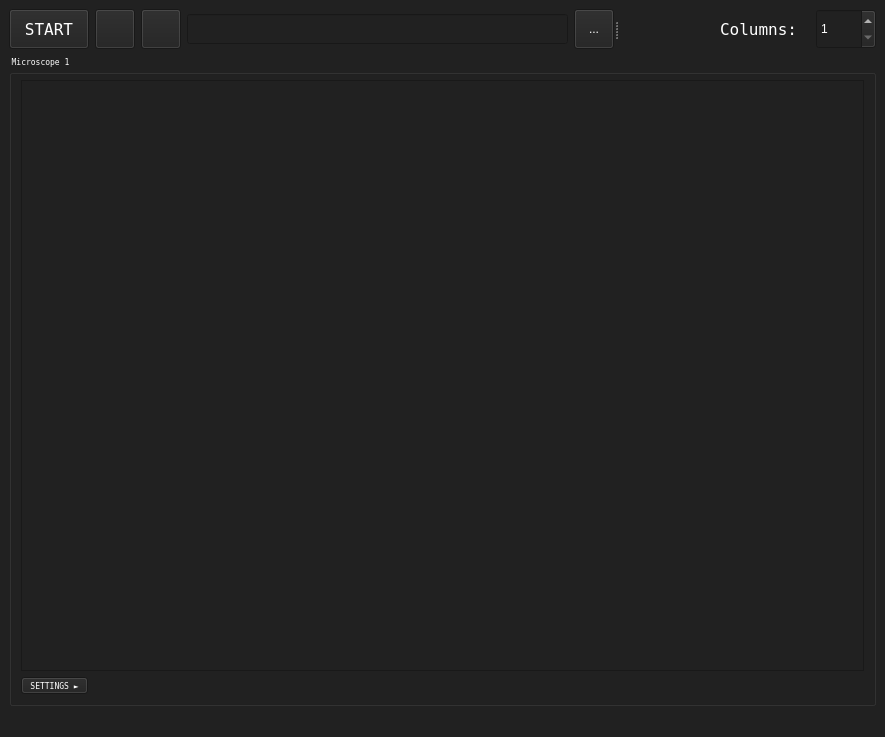
<?xml version="1.0" encoding="UTF-8"?>
<ui version="4.0">
 <class>MainWindow</class>
 <widget class="QMainWindow" name="MainWindow">
  <property name="geometry">
   <rect>
    <x>0</x>
    <y>0</y>
    <width>885</width>
    <height>737</height>
   </rect>
  </property>
  <property name="windowTitle">
   <string>Parallax</string>
  </property>
  <property name="windowIcon">
   <iconset>
    <normaloff>../img/sextant.png</normaloff>../img/sextant.png</iconset>
  </property>
  <property name="styleSheet">
   <string notr="true">QWidget{
background-color: rgb(33,33,33);
color: #FFFFFF;
}</string>
  </property>
  <widget class="QWidget" name="centralwidget">
   <layout class="QGridLayout" name="gridLayout">
    <item row="1" column="0">
     <widget class="QGroupBox" name="microscopeGrp1">
      <property name="font">
       <font>
        <family>Terminal</family>
        <pointsize>6</pointsize>
       </font>
      </property>
      <property name="title">
       <string>Microscope 1</string>
      </property>
      <layout class="QVBoxLayout" name="verticalLayout">
       <item>
        <widget class="QGraphicsView" name="graphicsView"/>
       </item>
       <item>
        <widget class="QToolButton" name="settingButton">
         <property name="font">
          <font>
           <family>Terminal</family>
           <pointsize>6</pointsize>
          </font>
         </property>
         <property name="text">
          <string>SETTINGS ►</string>
         </property>
        </widget>
       </item>
      </layout>
     </widget>
    </item>
    <item row="0" column="0">
     <widget class="QSplitter" name="splitter">
      <property name="orientation">
       <enum>Qt::Horizontal</enum>
      </property>
      <widget class="QWidget" name="layoutWidget">
       <layout class="QHBoxLayout" name="horizontalLayout_2">
        <item>
         <widget class="QPushButton" name="startButton">
          <property name="minimumSize">
           <size>
            <width>80</width>
            <height>40</height>
           </size>
          </property>
          <property name="maximumSize">
           <size>
            <width>80</width>
            <height>40</height>
           </size>
          </property>
          <property name="font">
           <font>
            <family>Terminal</family>
            <pointsize>12</pointsize>
           </font>
          </property>
          <property name="text">
           <string>START</string>
          </property>
         </widget>
        </item>
        <item>
         <widget class="QPushButton" name="recordButton">
          <property name="enabled">
           <bool>true</bool>
          </property>
          <property name="minimumSize">
           <size>
            <width>40</width>
            <height>40</height>
           </size>
          </property>
          <property name="maximumSize">
           <size>
            <width>40</width>
            <height>40</height>
           </size>
          </property>
          <property name="text">
           <string/>
          </property>
          <property name="icon">
           <iconset>
            <normaloff>recordingButton.png</normaloff>recordingButton.png</iconset>
          </property>
         </widget>
        </item>
        <item>
         <widget class="QPushButton" name="snapshotButton">
          <property name="minimumSize">
           <size>
            <width>40</width>
            <height>40</height>
           </size>
          </property>
          <property name="maximumSize">
           <size>
            <width>40</width>
            <height>40</height>
           </size>
          </property>
          <property name="text">
           <string/>
          </property>
          <property name="icon">
           <iconset>
            <normaloff>snapshotButton_white.png</normaloff>snapshotButton_white.png</iconset>
          </property>
          <property name="iconSize">
           <size>
            <width>18</width>
            <height>18</height>
           </size>
          </property>
         </widget>
        </item>
        <item>
         <widget class="QLineEdit" name="dirDisplayLineEdit">
          <property name="enabled">
           <bool>true</bool>
          </property>
          <property name="minimumSize">
           <size>
            <width>300</width>
            <height>30</height>
           </size>
          </property>
          <property name="maximumSize">
           <size>
            <width>16777215</width>
            <height>30</height>
           </size>
          </property>
         </widget>
        </item>
        <item>
         <widget class="QToolButton" name="browseDirButton">
          <property name="minimumSize">
           <size>
            <width>40</width>
            <height>40</height>
           </size>
          </property>
          <property name="maximumSize">
           <size>
            <width>40</width>
            <height>40</height>
           </size>
          </property>
          <property name="text">
           <string>...</string>
          </property>
         </widget>
        </item>
       </layout>
      </widget>
      <widget class="QWidget" name="layoutWidget_2">
       <layout class="QHBoxLayout" name="horizontalLayout">
        <item>
         <spacer name="horizontalSpacer">
          <property name="orientation">
           <enum>Qt::Horizontal</enum>
          </property>
          <property name="sizeHint" stdset="0">
           <size>
            <width>68</width>
            <height>22</height>
           </size>
          </property>
         </spacer>
        </item>
        <item>
         <widget class="QLabel" name="columnsLabel">
          <property name="minimumSize">
           <size>
            <width>90</width>
            <height>30</height>
           </size>
          </property>
          <property name="maximumSize">
           <size>
            <width>90</width>
            <height>30</height>
           </size>
          </property>
          <property name="font">
           <font>
            <family>Terminal</family>
            <pointsize>12</pointsize>
           </font>
          </property>
          <property name="text">
           <string>Columns:</string>
          </property>
         </widget>
        </item>
        <item>
         <widget class="QSpinBox" name="nColumnsSpinBox">
          <property name="minimumSize">
           <size>
            <width>60</width>
            <height>40</height>
           </size>
          </property>
          <property name="maximumSize">
           <size>
            <width>60</width>
            <height>40</height>
           </size>
          </property>
          <property name="minimum">
           <number>1</number>
          </property>
          <property name="maximum">
           <number>6</number>
          </property>
          <property name="value">
           <number>1</number>
          </property>
         </widget>
        </item>
       </layout>
      </widget>
     </widget>
    </item>
   </layout>
  </widget>
  <widget class="QMenuBar" name="menubar">
   <property name="geometry">
    <rect>
     <x>0</x>
     <y>0</y>
     <width>885</width>
     <height>22</height>
    </rect>
   </property>
  </widget>
  <widget class="QStatusBar" name="statusbar"/>
 </widget>
 <resources/>
 <connections/>
</ui>
